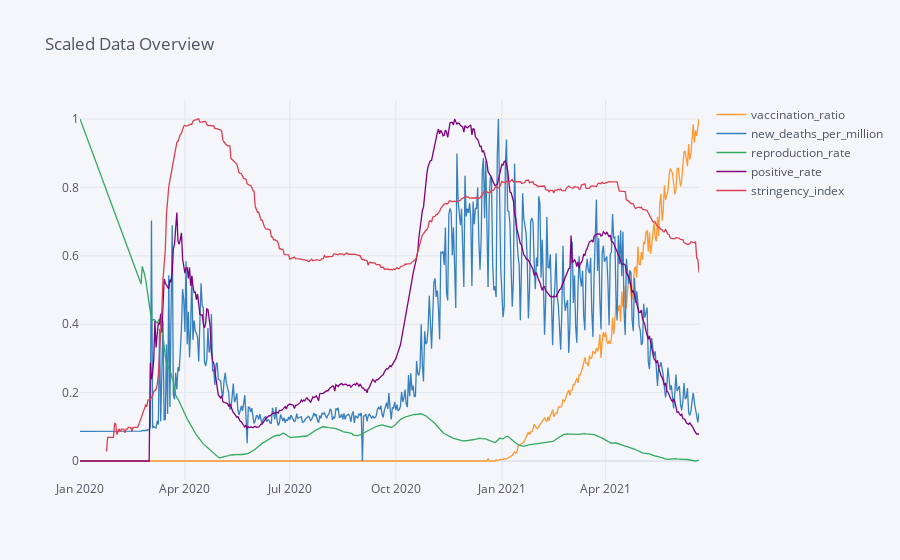

The code cell stored with this chart in its notebook:
### Code cell
color_pal = ["#DB72FB", "red", "#93AA00", "#D39200", "#00C19F", "#00B9E3", "#619CFF", "#F8766D"]
#color_pal = ['green','red','#D39200','blue','brown']
cols = list(scaled_df.columns)
scaled_df[cols].iplot( title='Scaled Data Overview')#figsize=(18,7), color=color_pal, )
#plt.legend(loc='upper left',prop={'size': 15})
#plt.show()

### Figure 1 — Plotly figure (JSON) as saved in the notebook; plotly's stock layout.template omitted (floating-point values rounded to 4 significant figures; data arrays with more than 128 entries replaced by an {"elided": "..."} marker saying what was removed)
{"data": [{"line": {"color": "rgba(255, 153, 51, 1.0)", "dash": "solid", "shape": "linear", "width": 1.3}, "mode": "lines", "name": "vaccination_ratio", "text": "", "type": "scatter", "x": {"elided": "538 str values"}, "y": {"elided": "538 float values"}}, {"line": {"color": "rgba(55, 128, 191, 1.0)", "dash": "solid", "shape": "linear", "width": 1.3}, "mode": "lines", "name": "new_deaths_per_million", "text": "", "type": "scatter", "x": {"elided": "538 str values"}, "y": {"elided": "538 float values"}}, {"line": {"color": "rgba(50, 171, 96, 1.0)", "dash": "solid", "shape": "linear", "width": 1.3}, "mode": "lines", "name": "reproduction_rate", "text": "", "type": "scatter", "x": {"elided": "538 str values"}, "y": {"elided": "538 float values"}}, {"line": {"color": "rgba(128, 0, 128, 1.0)", "dash": "solid", "shape": "linear", "width": 1.3}, "mode": "lines", "name": "positive_rate", "text": "", "type": "scatter", "x": {"elided": "538 str values"}, "y": {"elided": "538 float values"}}, {"line": {"color": "rgba(219, 64, 82, 1.0)", "dash": "solid", "shape": "linear", "width": 1.3}, "mode": "lines", "name": "stringency_index", "text": "", "type": "scatter", "x": {"elided": "538 str values"}, "y": {"elided": "538 mixed values"}}], "layout": {"legend": {"bgcolor": "#F5F6F9", "font": {"color": "#4D5663"}}, "paper_bgcolor": "#F5F6F9", "plot_bgcolor": "#F5F6F9", "title": {"font": {"color": "#4D5663"}, "text": "Scaled Data Overview"}, "xaxis": {"gridcolor": "#E1E5ED", "showgrid": true, "tickfont": {"color": "#4D5663"}, "title": {"font": {"color": "#4D5663"}, "text": ""}, "zerolinecolor": "#E1E5ED"}, "yaxis": {"gridcolor": "#E1E5ED", "showgrid": true, "tickfont": {"color": "#4D5663"}, "title": {"font": {"color": "#4D5663"}, "text": ""}, "zerolinecolor": "#E1E5ED"}}}
